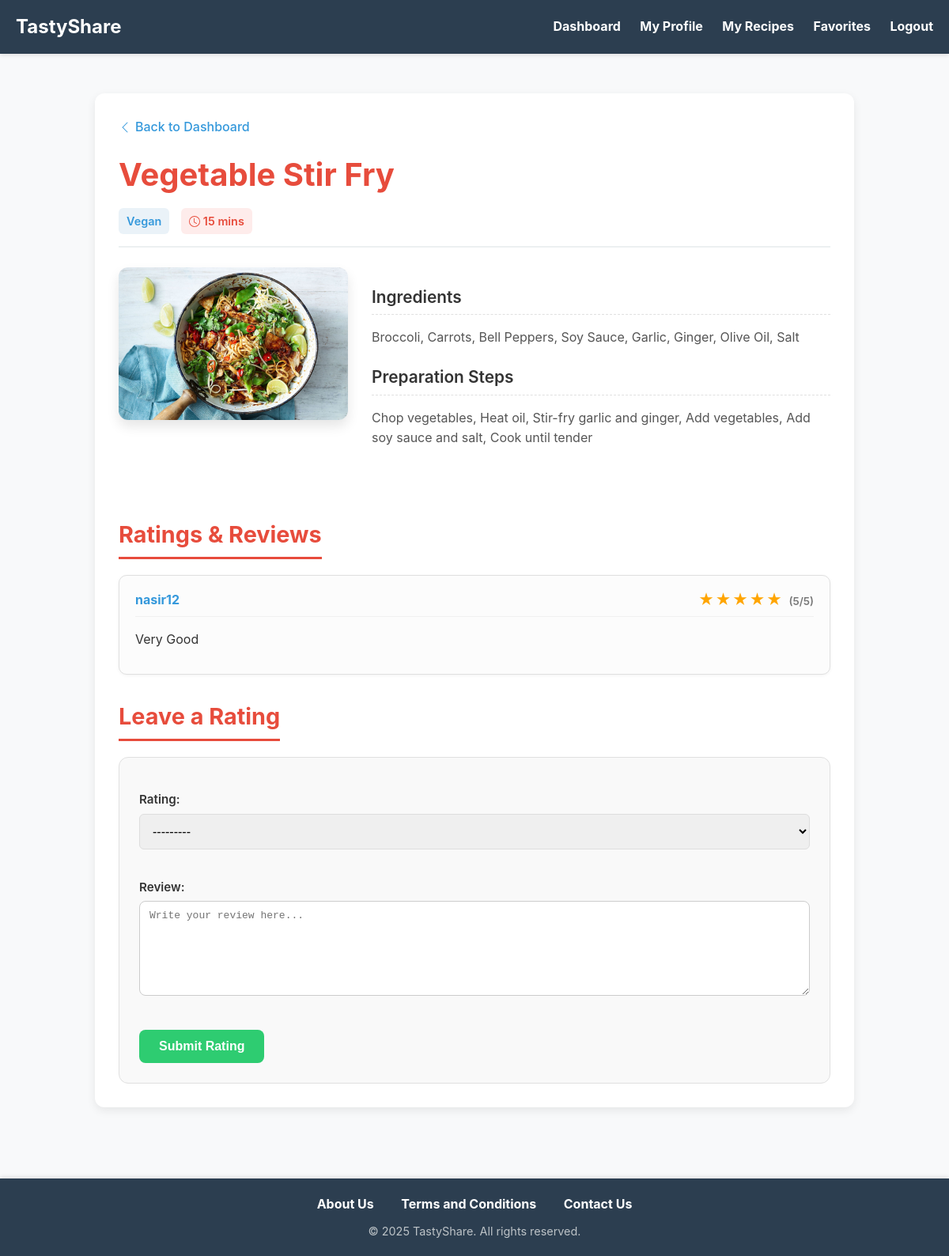
The app's page /recipes/3/ratings/ (signed in) with its own data.
### myapp/models.py (models this page shows, shortened)
class Recipe(models.Model):
    CATEGORY_CHOICES = [
        ('Vegetarian', 'Vegetarian'),
        ('Vegan', 'Vegan'),
        ('Non-Vegetarian', 'Non-Vegetarian'),
        ('Desserts', 'Desserts'),
        ('Snacks', 'Snacks'),
    ]
    STATUS_CHOICES = [
        ('Pending', 'Pending'),
        ('Approved', 'Approved'),
        ('Rejected', 'Rejected'),
    ]
    recipe_id = models.AutoField(primary_key=True)
    user = models.ForeignKey(UserRegister, on_delete=models.CASCADE)
    title = models.CharField(max_length=200)
    ingredients = models.TextField()
    preparation_steps = models.TextField()
    category = models.CharField(max_length=20, choices=CATEGORY_CHOICES)
    cooking_time = models.IntegerField()
    image = models.ImageField(upload_to="recipes/", blank=True, null=True)
    status = models.CharField(max_length=10, choices=STATUS_CHOICES, default='Pending')
    created_at = models.DateTimeField(default=timezone.now)
    updated_at = models.DateTimeField(auto_now=True)

class Rating(models.Model):
    rating_id = models.AutoField(primary_key=True)
    user = models.ForeignKey(UserRegister, on_delete=models.CASCADE)
    recipe = models.ForeignKey(Recipe, on_delete=models.CASCADE)
    rating = models.IntegerField(choices=[(i, i) for i in range(1, 6)])
    review = models.TextField(blank=True, null=True)  # New review field
    created_at = models.DateTimeField(default=timezone.now)

class UserRegister(models.Model):
    user_id = models.AutoField(primary_key=True)
    full_name = models.CharField(max_length=100)
    username = models.CharField(max_length=50, unique=True)
    email = models.EmailField(unique=True)
    phone = models.CharField(max_length=15, unique=True)
    password_hash = models.CharField(max_length=255)
    created_at = models.DateTimeField(default=timezone.now)

### myapp/views.py (the view)
# urls.py: path("recipes/<int:recipe_id>/ratings/", views.ratings_view, name="ratings"),
def ratings_view(request, recipe_id):
    if not request.session.get("user_id"):
        return redirect("login")
    user_id = request.session["user_id"]
    recipe = get_object_or_404(Recipe, pk=recipe_id)
    ratings = Rating.objects.filter(recipe=recipe).select_related("user")
    try:
        user_rating = Rating.objects.get(user_id=user_id, recipe=recipe)
    except Rating.DoesNotExist:
        user_rating = None
    if request.method == "POST":
        form = RatingForm(request.POST, instance=user_rating)
        if form.is_valid():
            rating_obj = form.save(commit=False)
            rating_obj.user_id = user_id
            rating_obj.recipe = recipe
            rating_obj.save()
            messages.success(request, "Rating submitted successfully.")
            if recipe.user.email:  # Make sure recipe owner has email
                subject = f"New Review on Your Recipe: {recipe.title}"
                message = f"Hello {recipe.user.full_name},\n\n" \
                          f"{request.session.get('username')} has left a rating of {rating_obj.rating}/5" \
                          f"{' and a review' if rating_obj.review else ''} on your recipe '{recipe.title}'.\n\n" \
                          f"Check it out on your dashboard."
                send_mail(subject, message, settings.DEFAULT_FROM_EMAIL, [recipe.user.email])
            return redirect("ratings", recipe_id=recipe_id)
    else:
        form = RatingForm(instance=user_rating)
    return render(request, "ratings.html", {
        "recipe": recipe,
        "ratings": ratings,
        "form": form,
        "user_rating": user_rating,
    })

### myapp/forms.py
class RatingForm(forms.ModelForm):
    class Meta:
        model = Rating
        fields = ['rating', 'review']  # Include review
        widgets = {
            'review': forms.Textarea(attrs={'rows': 4, 'placeholder': 'Write your review here...'}),
        }

### templates/ratings.html (shortened to what this page needs)
{% extends "base.html" %}
{% block content %}
<div class="recipe-container">
    <header class="recipe-header">
        <a href="{% url 'dashboard' %}" class="back-link">
            <svg xmlns="http://www.w3.org/2000/svg" width="16" height="16" fill="currentColor" viewBox="0 0 16 16">
                <path fill-rule="evenodd" d="M11.354 1.646a.5.5 0 0 1 0 .708L5.707 8l5.647 5.646a.5.5 0 0 1-.708.708l-6-6a.5.5 0 0 1 0-.708l6-6a.5.5 0 0 1 .708 0z"/>
            </svg>
            Back to Dashboard
        </a>
        <h1>{{ recipe.title }}</h1>
        <div class="recipe-meta-data">
            <span class="meta-tag category-tag">{{ recipe.category }}</span>
            <span class="meta-tag time-tag">
                <svg xmlns="http://www.w3.org/2000/svg" width="14" height="14" fill="currentColor" viewBox="0 0 16 16">
                    <path d="M8 3.5a.5.5 0 0 0-1 0V9a.5.5 0 0 0 .252.434l3.5 2a.5.5 0 0 0 .496-.868L8 8.71V3.5z"/>
                    <path d="M8 16A8 8 0 1 0 8 0a8 8 0 0 0 0 16zm0-1A7 7 0 1 1 8 1a7 7 0 0 1 0 14z"/>
                </svg>
                {{ recipe.cooking_time }} mins
            </span>
        </div>
    </header>
    <div class="main-details-grid">
        {% if recipe.image %}
          <div class="recipe-image-wrapper">
              <img src="{{ recipe.image.url }}" alt="{{ recipe.title }}" class="recipe-img" onerror="this.onerror=null; this.src='https://placehold.co/400x300/cccccc/333333?text=No+Image';">
          </div>
        {% endif %}
        <div class="recipe-content-wrapper">
            <section class="details-section">
                <h3>Ingredients</h3>
                <div class="content-list">{{ recipe.ingredients|linebreaks }}</div>
            </section>
            <section class="details-section">
                <h3>Preparation Steps</h3>
                <div class="content-list">{{ recipe.preparation_steps|linebreaks }}</div>
            </section>
        </div>
    </div>
    <section class="ratings-section">
        <h2 class="section-title">Ratings & Reviews</h2>
        <div class="reviews-list">
            {% for r in ratings %}
                <div class="review-card">
                    <div class="review-header">
                        <span class="reviewer-username">{{ r.user.username }}</span>
                        <span class="review-rating">
                            {% for i in "12345"|make_list %}
                                <span class="star {% if forloop.counter <= r.rating %}filled{% endif %}">&#9733;</span>
                            {% endfor %}
                            <span class="rating-text">({{ r.rating }}/5)</span>
                        </span>
                    </div>
                    {% if r.review %}
                        <p class="review-text">{{ r.review|linebreaks }}</p>
                    {% endif %}
                </div>
            {% empty %}
                <p class="empty-state-message">Be the first to rate this recipe!</p>
            {% endfor %}
        </div>
    </section>
    <section class="rating-form-section">
        <h2 class="section-title">{% if user_rating %}Edit Your Rating{% else %}Leave a Rating{% endif %}</h2>
        <form method="POST" class="rating-form">
            <div class="form-fields">
                {{ form.as_p }}
            </div>
            <button type="submit" class="btn btn-submit">Submit Rating</button>
        </form>
    </section>
</div>
{% endblock %}

### templates/base.html (style rules this page uses)
body { font-family: 'Segoe UI', Tahoma, Geneva, Verdana, sans-serif; margin: 0; padding: 0; background: #f0f2f5; color: #333; line-height: 1.6; }
form label { display: block; margin-bottom: 8px; font-weight: 600; color: #555; }
input[type="text"], input[type="email"], input[type="password"], input[type="number"], select, textarea { width: 100%; padding: 12px; margin-bottom: 20px; border: 1px solid #ddd; border-radius: 6px; font-size: 16px; box-sizing: border-box; transition: border-color 0.3s; }
textarea { min-height: 120px; resize: vertical; }
.btn { display: inline-block; padding: 12px 25px; background: #3498db; color: #fff; border: none; border-radius: 6px; text-decoration: none; cursor: pointer; font-size: 16px; font-weight: bold; transition: background 0.3s, transform 0.2s; }

### templates/ratings.html (style rules this page uses)
:root { --color-primary: #E74C3C; --color-secondary: #2ECC71; --color-accent: #3498db; --color-text: #333333; --color-light-bg: #F8F9FA; --color-card-bg: #FFFFFF; --shadow-light: 0 4px 12px rgba(0, 0, 0, 0.08); --border-radius: 12px; }
body { font-family: 'Inter', sans-serif; background-color: var(--color-light-bg); color: var(--color-text); line-height: 1.6; }
.recipe-container { background-color: var(--color-card-bg); border-radius: var(--border-radius); box-shadow: var(--shadow-light); padding: 30px; max-width: 900px; margin: 20px auto; }
.recipe-header { border-bottom: 2px solid #ecf0f1; padding-bottom: 15px; margin-bottom: 25px; }
.back-link { display: inline-flex; align-items: center; color: var(--color-accent); text-decoration: none; font-weight: 500; margin-bottom: 15px; transition: color 0.2s; }
.back-link svg { margin-right: 5px; }
h1 { color: var(--color-primary); font-size: 2.5em; margin: 0 0 10px 0; font-weight: 700; }
.recipe-meta-data { display: flex; gap: 15px; }
.meta-tag { font-weight: 600; padding: 5px 10px; border-radius: 6px; font-size: 0.9em; }
.category-tag { background-color: #EAF2F8; color: var(--color-accent); }
.time-tag { background-color: #FEECEB; color: var(--color-primary); }
.time-tag svg { vertical-align: -2px; }
.main-details-grid { display: grid; grid-template-columns: 1fr 2fr; gap: 30px; margin-bottom: 40px; }
.recipe-image-wrapper { border-radius: var(--border-radius); overflow: hidden; box-shadow: 0 8px 15px rgba(0, 0, 0, 0.1); align-self: start; }
.recipe-img { width: 100%; height: auto; display: block; }
.details-section h3 { color: var(--color-text); font-size: 1.3em; margin-bottom: 10px; padding-bottom: 5px; border-bottom: 1px dashed #e0e0e0; font-weight: 600; }
.content-list { white-space: pre-line; color: #555; font-size: 1em; }
.section-title { color: var(--color-primary); font-size: 1.8em; margin-top: 30px; margin-bottom: 20px; padding-bottom: 5px; border-bottom: 3px solid var(--color-primary); display: inline-block; font-weight: 700; }
.reviews-list { display: flex; flex-direction: column; gap: 15px; padding: 0; list-style: none; }
.review-card { background-color: #fcfcfc; border: 1px solid #e0e0e0; border-radius: 10px; padding: 15px 20px; box-shadow: 0 1px 4px rgba(0, 0, 0, 0.05); }
.review-header { display: flex; justify-content: space-between; align-items: center; margin-bottom: 8px; padding-bottom: 5px; border-bottom: 1px solid #f0f0f0; }
.reviewer-username { font-weight: 700; color: var(--color-accent); }
.review-rating { font-size: 1.2em; color: orange; }
.star { margin: 0 -2px; opacity: 0.3; }
.star.filled { opacity: 1; }
.rating-text { font-size: 0.7em; font-weight: 600; color: #777; margin-left: 5px; }
.review-text { margin: 0; color: #555; white-space: pre-line; }
.rating-form { background-color: #f9f9f9; padding: 25px; border-radius: 12px; border: 1px solid #e0e0e0; }
.rating-form p { margin-bottom: 15px; }
.rating-form label { display: block; margin-bottom: 5px; font-weight: 600; color: var(--color-text); font-size: 0.95em; }
.rating-form input[type="number"], .rating-form textarea { width: 100%; padding: 10px 12px; border: 1px solid #ccc; border-radius: 8px; font-size: 1em; box-sizing: border-box; transition: border-color 0.2s; }
.btn-submit { background-color: var(--color-secondary); color: white; padding: 12px 25px; border: none; border-radius: 8px; font-size: 1em; cursor: pointer; font-weight: 600; transition: background-color 0.3s, transform 0.2s; }

### records on screen
Recipe: title "Vegetable Stir Fry", category "Vegan", cooking_time "15", image (picture), ingredients "Broccoli, Carrots, Bell Peppers, Soy Sauce, Garlic, Ginger, Olive Oil, Salt", preparation_steps "Chop vegetables, Heat oil, Stir-fry garlic and ginger, Add vegetables, Add soy sauce and salt, Cook until tender"
Rating: user.username "nasir12", rating "5", review "Very Good"
